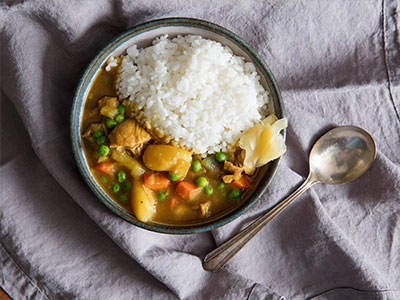
#> input picture img/food/8.jpg, 400 x 300 px, found by its file name
$ jupyter execute --allow-errors tessract_img_OCR.ipynb
#> lines starting #> are read from the running program, lines starting #| are printed output that depends on the picture; after the words box and inside, x2 and y2 are one past the last pixel; in counts of white or black regions, pixels touching at a corner belong together
[cell 1]
import pandas as pd
import numpy as np
import matplotlib.pyplot as plt

import cv2
import pytesseract
from pytesseract import Output
import re

[cell 2]
import cv2
import numpy as np
from matplotlib import pyplot as plt
import pytesseract
from pytesseract import Output

class ExpiryDateExtractor:
    def __init__(self, tesseract_cmd_path):
#> further down, image is the input picture: shape (300, 400, 3); mean B, G, R 113.8, 120.3, 130.2
        pytesseract.pytesseract.tesseract_cmd = tesseract_cmd_path

    # 이미지 전처리
    def preprocess_image(self, image):
        # 색공간 변환 (BGR to Gray)
        gray_image = cv2.cvtColor(image, cv2.COLOR_BGR2GRAY)
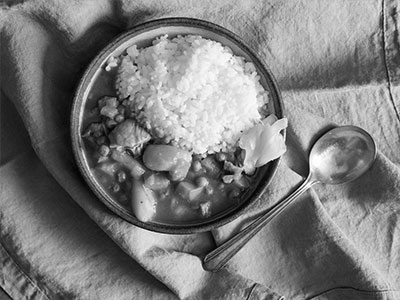
#> gray_image: shape (300, 400); min 1, max 255, mean 122.5

        # 적응형 이진화 적용
        binary_image = cv2.adaptiveThreshold(gray_image, 255, cv2.ADAPTIVE_THRESH_GAUSSIAN_C, cv2.THRESH_BINARY, 11, 2)
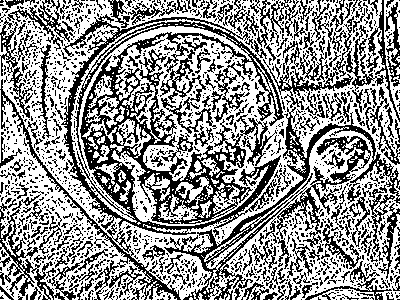
#> binary_image: shape (300, 400); 58% white; black in thin lines or dots

        # 미디언 필터를 사용한 노이즈 제거
        denoised_image = cv2.medianBlur(binary_image, 3)
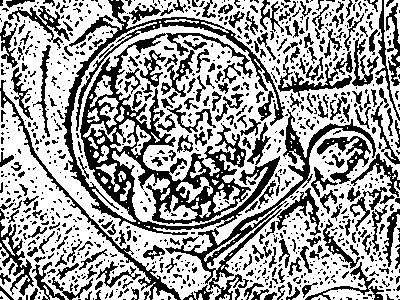
#> denoised_image: shape (300, 400); 62.3% white; 992 black regions (732 under 20 px), largest, box (x1, y1, x2, y2) and area: (62, 0, 285, 235) 13168, (165, 109, 376, 300) 3187, (0, 80, 181, 300) 1407

        return denoised_image

    def extract_expiry_date(self, image_path, camera_roi):
        # 이미지 로드
#> called with image_path = 'image/8.jpg', camera_roi = (200, 390, 330, 130)
        image = cv2.imread(image_path)

        # 카메라 ROI 내에서 이미지 크롭
        x, y, w, h = camera_roi
        cropped_image = image[y:y+h, x:x+w]
#> cropped_image = empty array

        # 이미지에 카메라 ROI에 해당하는 선 그리기
        image_with_roi = cv2.rectangle(image.copy(), (x, y), (x + w, y + h), (0, 255, 0), 2)

        plt.subplot(121), plt.imshow(cv2.cvtColor(image_with_roi, cv2.COLOR_BGR2RGB)), plt.title('Original Image with ROI')

        # 이미지 전처리
        processed_image = self.preprocess_image(cropped_image)

        # 텍스트 추출
        text_data = pytesseract.image_to_data(processed_image, output_type=Output.DICT)

        # 추출된 텍스트 중에서 유통기한 추출
        expiry_dates = self.extract_expiry_dates_from_text(text_data)

        plt.subplot(122), plt.imshow(processed_image, cmap='gray'), plt.title('Preprocessed Image')
        plt.show()

        return expiry_dates

    def extract_expiry_dates_from_text(self, text_data):
        # 유통기한 추출을 위한 정규표현식 패턴
        date_pattern = r'(\d{2}|\d{4})[\./](0[1-9]|1[012])[\./](0[1-9]|[12][0-9]|3[01])'

        # 추출된 텍스트에서 유통기한 검출
        detected_dates = []
        for i in range(len(text_data['text'])):
            if int(float(text_data['conf'][i])) > 60:
                if re.match(date_pattern, text_data['text'][i]):
                    detected_dates.append(text_data['text'][i])

        return detected_dates

[cell 3]
# Tesseract 실행 경로 지정
tesseract_cmd_path = r'/home/milk/anaconda3/bin/tesseract'

# ExpiryDateExtractor 객체 생성
expiry_date_extractor = ExpiryDateExtractor(tesseract_cmd_path)

[cell 4]
image_path = 'image/8.jpg'

[cell 5]
image = cv2.imread(image_path)
plt.imshow(expiry_date_extractor.preprocess_image(image))

$ run again, with img/food/1.jpg copied over img/food/8.jpg
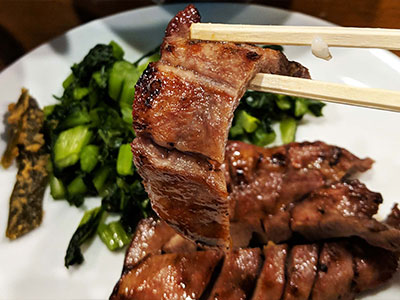
#> input picture img/food/1.jpg, 400 x 300 px, found by its file name
#> image is the input picture: shape (300, 400, 3); mean B, G, R 77.6, 102, 126.7
#> in preprocess_image, `binary_image = cv2.adaptiveThreshold(gray_image, 255, cv2.ADAPTIVE_THR..`:
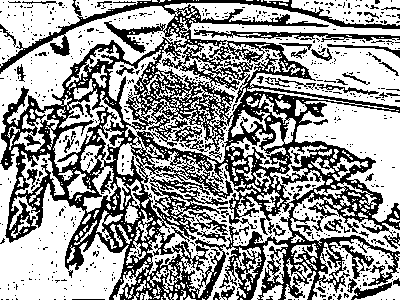
#> binary_image: shape (300, 400); 60.8% white; 699 black regions (644 under 20 px), largest, box (x1, y1, x2, y2) and area: (0, 0, 400, 300) 40270, (194, 29, 400, 42) 836, (339, 245, 374, 279) 309
#> in preprocess_image, `denoised_image = cv2.medianBlur(binary_image, 3)`:
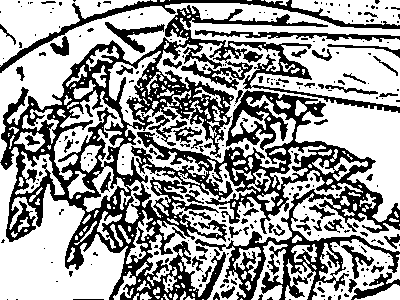
#> denoised_image: shape (300, 400); 61.6% white; 277 black regions (208 under 20 px), largest, box (x1, y1, x2, y2) and area: (0, 5, 400, 300) 22864, (131, 90, 400, 300) 13943, (0, 0, 400, 73) 2125
#> cropped_image = empty array

$ run again, with img/food/10.jpg copied over img/food/8.jpg
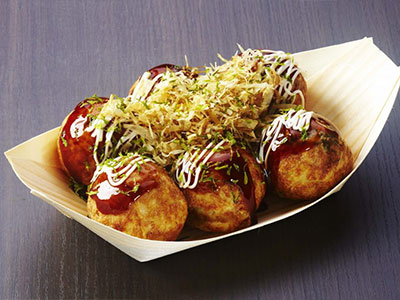
#> input picture img/food/10.jpg, 400 x 300 px, found by its file name
#> image is the input picture: shape (300, 400, 3); mean B, G, R 93.8, 108.4, 128.7
#> in preprocess_image, `binary_image = cv2.adaptiveThreshold(gray_image, 255, cv2.ADAPTIVE_THR..`:
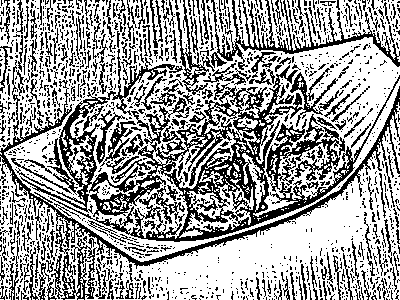
#> binary_image: shape (300, 400); 63.2% white; black in thin lines or dots
#> in preprocess_image, `denoised_image = cv2.medianBlur(binary_image, 3)`:
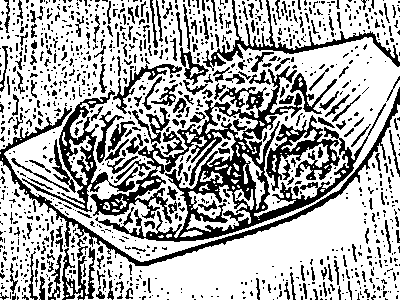
#> denoised_image: shape (300, 400); 68.3% white; 1130 black regions (907 under 20 px), largest, box (x1, y1, x2, y2) and area: (90, 66, 386, 242) 10437, (0, 87, 400, 266) 3081, (22, 90, 138, 212) 2163
#> cropped_image = empty array

$ run again, with img/food/11.jpg copied over img/food/8.jpg
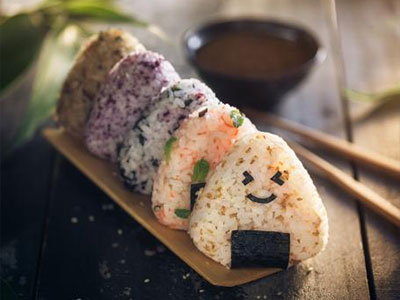
#> input picture img/food/11.jpg, 400 x 300 px, found by its file name
#> image is the input picture: shape (300, 400, 3); mean B, G, R 86.1, 99.1, 113.8
#> in preprocess_image, `binary_image = cv2.adaptiveThreshold(gray_image, 255, cv2.ADAPTIVE_THR..`:
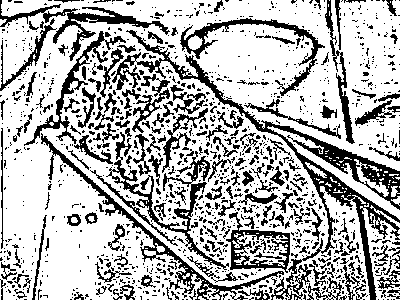
#> binary_image: shape (300, 400); 70.7% white; 1240 black regions (1041 under 20 px), largest, box (x1, y1, x2, y2) and area: (112, 30, 400, 300) 6519, (41, 133, 284, 300) 2088, (106, 132, 229, 270) 2004
#> in preprocess_image, `denoised_image = cv2.medianBlur(binary_image, 3)`:
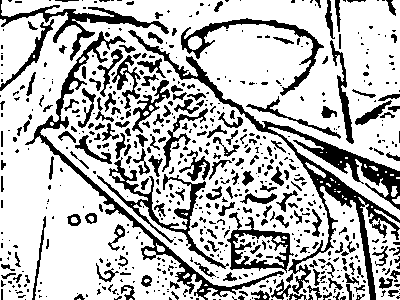
#> denoised_image: shape (300, 400); 73.5% white; 650 black regions (457 under 20 px), largest, box (x1, y1, x2, y2) and area: (128, 30, 400, 300) 5922, (25, 31, 284, 300) 3034, (97, 157, 229, 269) 1780
#> cropped_image = empty array
